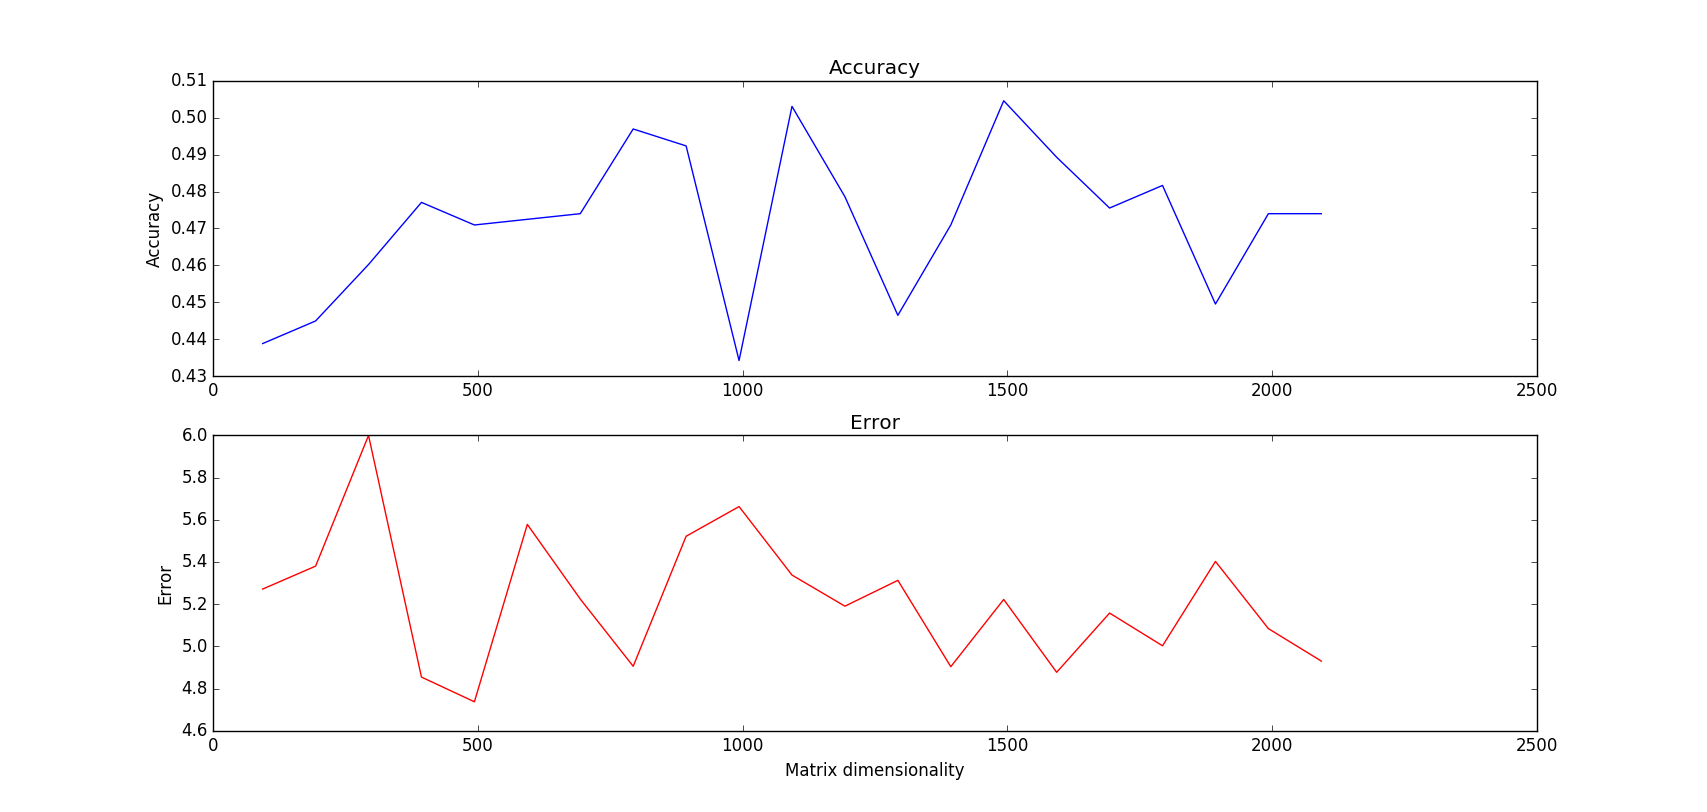

The Python source for this figure:
import numpy as np
from repository import Repository
from configuration import config
from sklearn.cross_validation import train_test_split
from sklearn.cross_validation import ShuffleSplit
from sklearn import grid_search
from sklearn import svm
from sklearn.decomposition import PCA
from geopy.distance import vincenty
import matplotlib.pyplot as plt

# Import data
repository = Repository(config)
dataset, labels = repository.get_dataset_and_labels()
dataset = dataset.fillna(-85)

# Data: Accuracy && Error
acc = []
err = []
size=[]

#Files: AccuracyLinearSVM && ErrorLinearSVM
AccuracyLinearSVM = open("AccuracyLinearSVM.txt","w")
ErrorLinearSVM = open("ErrorLinearSVM.txt", "w")

# Iterate accross the PCA dimentionality
for i in range(93,2094,100):
	print "########################"
	print "Iteration number: "+ str(i/100)
	size.append(i)
	# PCA number of components
	pca = PCA(n_components=i)
	
	# Apply PCA to the dataset
	pca.fit(dataset)
	dataset_new = pca.transform(dataset)

	# Split the dataset into training (90 \%) and testing (10 \%)
	X_train, X_test, y_train, y_test = train_test_split(dataset_new, labels, test_size = 0.1 )
	cv = ShuffleSplit(X_train.shape[0], n_iter=10, test_size=0.2, random_state=0)

	#Create a SVM linear Classifier
	estimator = svm.SVC(kernel="linear")

	# Define parameter space.
	gammas = np.logspace(-6, -1, 10)

	# Use Test dataset and use cross validation to find bet hyper-parameters.
	model = GridSearchCV(estimator=estimator, cv=cv, param_grid=dict(gamma=gammas))
	#Train the model using the training sets 
	model.fit(X_train, [repository.locations.keys().index(tuple(l)) for l in y_train])

	#Accuracy Output 
	accuracy = model.score(X_test, [repository.locations.keys().index(tuple(l)) for l in y_test])
	acc.append(accuracy)
	AccuracyLinearSVM.write("Size: "+ str(i)+"||Accuracy: "+str(accuracy)+"\n")
	print "Accuracy: "+str(accuracy)

	# Error Output
	Y_index_estimated= model.predict(X_test)
	Y_estimated=[repository.locations.keys()[j] for j in Y_index_estimated]
	l=[vincenty(Y_estimated[m], y_test[m]).meters for m in range(len(y_test))]
	error=sum(l) / float(len(l))
	err.append(error)
	ErrorLinearSVM.write("Size: "+str(i)+"||Error: "+str(error)+"\n")
	print "Error: "+ str(error)
	print "########################"

AccuracyLinearSVM.close()
ErrorLinearSVM.close()

#Plot results: Accuracy and Error
plt.figure(1)
ax1 = plt.subplot(211)
ax1.title.set_text('Accuracy')
ax1.set_ylabel('Accuracy')
plt.plot(size, acc, 'b')

ax2 = plt.subplot(212)
ax2.title.set_text('Error')
ax2.set_ylabel('Error')
ax2.set_xlabel('Matrix dimensionality')
plt.plot(size,err, 'r')
plt.show()
